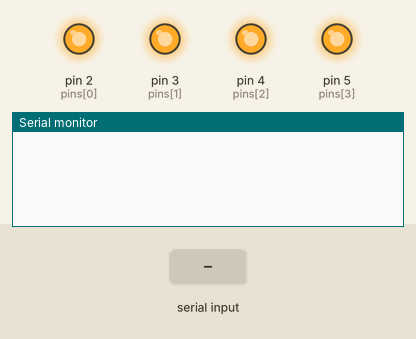
Recording of a sketch running on a simulated Arduino Uno, built with avr-gcc and run on an emulated ATmega328P. On the bench: output pins drawn as LEDs (lit = HIGH), the last lines printed to the serial monitor. The test bench sets the inputs (shaded band). The local clock reads 2024-03-15 10:24:30 at power-on unless the sketch sets it.

Above: at 1.2 s.
1.3 s: "90,45\n" received over Serial
At 2.3 s:
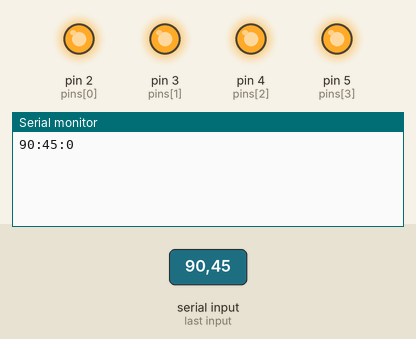
2.9 s: "0\n" received over Serial
At 3.9 s:
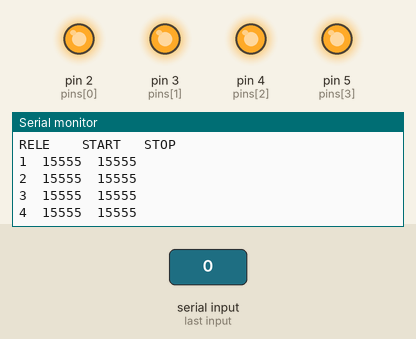
4.5 s: "9\n" received over Serial
At 5.0 s:
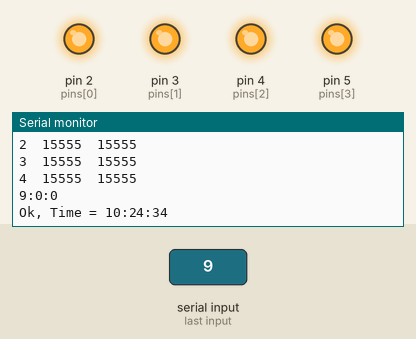
Timing chart, 0 to 7.5 s (numbered marks = the images above; inputs shaded):
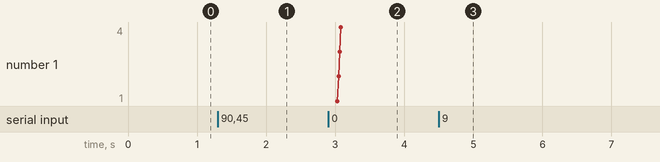

The sketch:

Relay4.ino
```cpp
// Управление 4мя реле по времени
// настройка через ком порт
// комманда,значение1,значение2
// 0 - вывод настроек включения выключения.
// запись нового - X,Y,Z
// X - Номер реле 1-4
// Y - время включения в минутах т.е. часы*60 + минуты
// Z - время выключения в минутах т.е. часы*60 + минуты
// 1,600,1000 -  1 реле, включение - 10 часов (600 минут) выключение - 16:40 (1000 минвут)
// 5 - запись в энерго независимую память
// 9 - Вывод текушего времени
// 8 - установка времени 8,часы,минуты


#include <EEPROM.h>
#include <Time.h>
#include <DS1307RTC.h>


int numPins = 4;
int pins[] = { 2, 3, 4, 5 };    // Пины для реле

int rlb[] = {540, 600, 630, 660}; // время включения реле
int rle[] = {1000, 1020, 1000, 1000}; // время выключения реле

int i = 0;

int LastColebration = 0;


void setup() {
  for (int i = 0; i < numPins; i++)
  {
    pinMode(pins[i], OUTPUT);
    digitalWrite(pins[i], 1);
    }

  Serial.begin(9600);

for (int i = 0; i < numPins; i++)
{
 rlb[i]= EEPROM.read(i*10)*60+EEPROM.read(i*10+1);
 rle[i]= EEPROM.read(i*10+2)*60+EEPROM.read(i*10+3);

   }


}


void loop() {


  tmElements_t tm;
  RTC.read(tm);
  // // Корректировка Часов //если =0 часов,15 минут 15 секунд, и последняя колибровка (LastColebration) была не сегодня
  //
  if (tm.Hour == 0 && tm.Minute == 15 && tm.Second == 15  && LastColebration != tm.Day) {
    tm.Second = 10;
    RTC.write(tm);
    LastColebration = tm.Day;   //сохраняем день
  }


  // включение по таймеру

  for (int i = 0; i < numPins; i++)
  {

    if (int(tm.Hour) * 60 + int(tm.Minute) >= rlb[i] && int(tm.Hour) * 60 + int(tm.Minute) <= rle[i]) {
      digitalWrite(pins[i], 0);

    }   // включаем LED}
    else  {
      digitalWrite(pins[i], 1);

    }


  }


// Работа С ком портом

  char buffer[25];
  int unitID=0;
  int BTime=0;
  int ETime=0;


  //если есть данные - читаем
  int j = 0;
  if (Serial.available())
  {
    delay(100);

    //загоняем прочитанное в буфер
    while ( Serial.available() && j < 25) {
      buffer[j++] = Serial.read();
    }
    //закрываем массив
    buffer[j++] = '\0';

    if (j > 1) {

      //разбераем его на части отделенные запятой
      sscanf(buffer, "%d,%d,%d", &unitID, &BTime, &ETime);

    }

    Serial.print(unitID);
    Serial.print(":");
    Serial.print(BTime);
    Serial.print(":");
    Serial.println(ETime);


switch (unitID) {

  case 0:
  Serial.println("RELE    START   STOP");
           for (int i = 0; i < numPins; i++)
        {
          Serial.print(i+1);
          Serial.print("\t");
          Serial.print(rlb[i]);
          Serial.print("\t");
          Serial.println(rle[i]);


         }
  break;
  case 9:
         Serial.print("Ok, Time = ");
         Serial.print(tm.Hour);
         Serial.write(':');
         Serial.print(tm.Minute);
         Serial.write(':');
         Serial.println(tm.Second);
  break;

case 1:
rlb[0]=BTime;
rle[0]=ETime;
break;

case 2:
rlb[1]=BTime;
rle[1]=ETime;
break;

case 3:
rlb[2]=BTime;
rle[2]=ETime;
break;

case 4:
rlb[3]=BTime;
rle[3]=ETime;
break;

case 5:
for (int i = 0; i < numPins; i++)
{
  EEPROM.write(i*10, rlb[i]/60);
  EEPROM.write(i*10+1, rlb[i]-rlb[i]/60*60);
  EEPROM.write(i*10+2, rle[i]/60);
  EEPROM.write(i*10+3, rle[i]-rle[i]/60*60);
   }
   Serial.println("Write to memory");
break;

case 8:
  tm.Hour = BTime;
  tm.Minute = ETime;
  RTC.write(tm);
break;

case 7:
Serial.println("Config via com port");
Serial.println("command,value1,value2");
Serial.println("0 - list reley time on/off.");
Serial.println("1-4 new relay value - X,Y,Z");
Serial.println("X - number of relay 1-4");
Serial.println("Y - time to on in minute");
Serial.println("Z - time to off in minute");
Serial.println("5 - write to EEPROM");
Serial.println("7 - this help");
Serial.println("9 - list current time");
Serial.println("8 - set time, 8,hh,mm");


break;


  }

  }

  //END SCETCH
}
```

Measured:
- after the input at 1.3 s, the serial monitor: prints a new line after 0.10 s (image 1)
- after the input at 2.9 s, the serial monitor: prints a new line after 0.10 s (image 2)
- after the input at 4.5 s, the serial monitor: prints a new line after 0.10 s (image 3)
